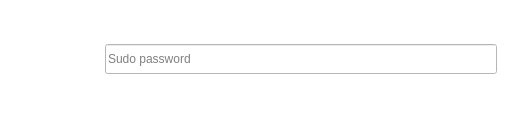
<?xml version="1.0" encoding="UTF-8"?>
<ui version="4.0">
 <class>passwordWindow</class>
 <widget class="QMainWindow" name="passwordWindow">
  <property name="geometry">
   <rect>
    <x>0</x>
    <y>0</y>
    <width>526</width>
    <height>119</height>
   </rect>
  </property>
  <property name="minimumSize">
   <size>
    <width>526</width>
    <height>119</height>
   </size>
  </property>
  <property name="maximumSize">
   <size>
    <width>526</width>
    <height>119</height>
   </size>
  </property>
  <property name="font">
   <font>
    <pointsize>18</pointsize>
   </font>
  </property>
  <property name="windowTitle">
   <string>Password</string>
  </property>
  <property name="windowIcon">
   <iconset>
    <normaloff>../icons/key.png</normaloff>../icons/key.png</iconset>
  </property>
  <property name="styleSheet">
   <string notr="true">background-color: rgb(255, 255, 255);</string>
  </property>
  <widget class="QWidget" name="centralwidget">
   <layout class="QHBoxLayout" name="horizontalLayout">
    <item>
     <widget class="QFrame" name="frame_2">
      <property name="frameShape">
       <enum>QFrame::NoFrame</enum>
      </property>
      <property name="frameShadow">
       <enum>QFrame::Plain</enum>
      </property>
      <property name="lineWidth">
       <number>0</number>
      </property>
      <layout class="QHBoxLayout" name="horizontalLayout_2">
       <property name="spacing">
        <number>0</number>
       </property>
       <property name="leftMargin">
        <number>10</number>
       </property>
       <property name="topMargin">
        <number>0</number>
       </property>
       <property name="rightMargin">
        <number>10</number>
       </property>
       <property name="bottomMargin">
        <number>0</number>
       </property>
       <item>
        <widget class="QLabel" name="label">
         <property name="minimumSize">
          <size>
           <width>50</width>
           <height>50</height>
          </size>
         </property>
         <property name="maximumSize">
          <size>
           <width>50</width>
           <height>50</height>
          </size>
         </property>
         <property name="text">
          <string/>
         </property>
         <property name="pixmap">
          <pixmap>../icons/lock-pattern.png</pixmap>
         </property>
         <property name="scaledContents">
          <bool>true</bool>
         </property>
        </widget>
       </item>
      </layout>
     </widget>
    </item>
    <item>
     <widget class="QFrame" name="frame">
      <property name="frameShape">
       <enum>QFrame::NoFrame</enum>
      </property>
      <property name="frameShadow">
       <enum>QFrame::Raised</enum>
      </property>
      <layout class="QVBoxLayout" name="verticalLayout">
       <property name="spacing">
        <number>0</number>
       </property>
       <property name="leftMargin">
        <number>20</number>
       </property>
       <property name="topMargin">
        <number>0</number>
       </property>
       <property name="rightMargin">
        <number>20</number>
       </property>
       <property name="bottomMargin">
        <number>0</number>
       </property>
       <item>
        <widget class="QLineEdit" name="password_input">
         <property name="minimumSize">
          <size>
           <width>0</width>
           <height>30</height>
          </size>
         </property>
         <property name="maximumSize">
          <size>
           <width>16777215</width>
           <height>30</height>
          </size>
         </property>
         <property name="echoMode">
          <enum>QLineEdit::Password</enum>
         </property>
         <property name="placeholderText">
          <string>Sudo password</string>
         </property>
         <property name="clearButtonEnabled">
          <bool>true</bool>
         </property>
        </widget>
       </item>
      </layout>
     </widget>
    </item>
   </layout>
  </widget>
 </widget>
 <resources/>
 <connections/>
</ui>
